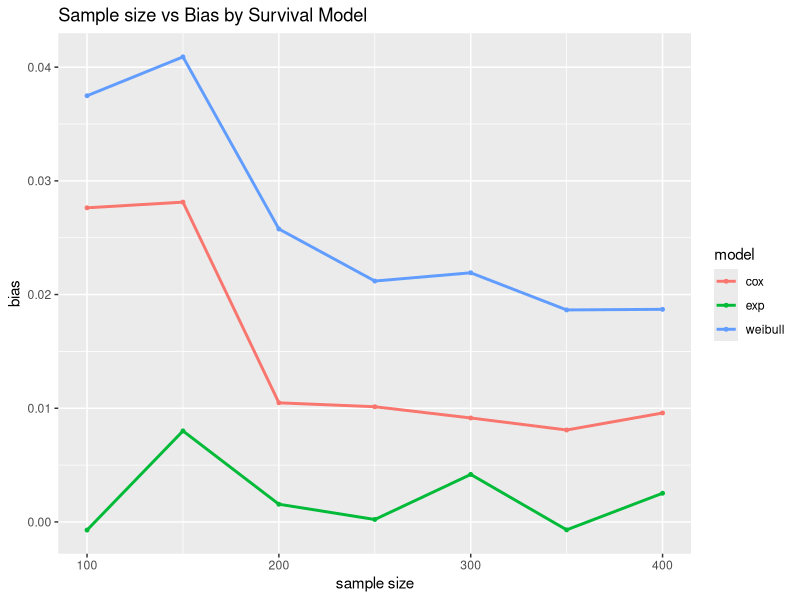

Recreate this plot in R. (Note: this script raises an error after producing the figure.)
## ---- chunk 1
knitr::opts_chunk$set(echo = TRUE)
## ---- chunk 2
knitr::opts_chunk$set(echo = TRUE)
## ---- chunk 3
library(survival)
library(tidyverse)
## ---- chunk 4
set.seed(2023)
simdata = function(n, distribution,b1,lambda=0.5, gamma=2,alpha=0.5) {
  exponential = function(u, x, lambda, b1) {
    time = -log(u) / (exp(x * b1) * lambda) }  
  weibull = function(u, x, lambda, gamma, b1) {
    time = ( -log(u) / (exp(x * b1) * lambda) ) ^ (1 / gamma) }
  gompertz = function(u, x, lambda, alpha, b1) {
    time = (1/alpha) * log( 1 - (alpha * log(u) / (lambda * exp(b1 * x))) ) }
  x = rbinom(n, 1, 0.5)
  u = runif(n)
  if (distribution == "exponential") {
    time = exponential(u, x, lambda, b1) } 
  else if (distribution == "weibull") {
    time = weibull(u, x, lambda, gamma,b1) }
  else { 
    time = gompertz(u, x, lambda, alpha, b1) } 
  
  time[time < 1/365] = 1/365
  time[time == 1 / 365] = time[time == 1 / 365] + rnorm(length(time[time == 1 / 365]), 0, 1e-4)
  time = abs(time)
  e=as.numeric(time<5)
  time=pmin(time,5)
  
  # data set
  survival_data = data.frame(id=1:n,
                             time = time,
                             x = x,
                             event=e)
}
## ---- chunk 5
set.seed(2023)
simulate = function(sim, n, b1, dist = "exponential") {
  # Set up coefficient vectors
  exp_beta = rep(NA, sim)
  weibull_beta = rep(NA, sim)
  gompertz_beta = rep(NA, sim)
  
 
    
    for (i in 1:sim) {
      
      data = simdata(n, distribution = dist,b1, 
                           lambda = 0.5, gamma = 2,alpha=0.5)
      
      fit.exponential = survreg(Surv(data$time, data$event) ~ data$x, 
                                dist = "exponential") 
      fit.weibull = survreg(Surv(data$time, data$event) ~ data$x, 
                            dist = "weibull")
      fit.gompertz = coxph(Surv(data$time, data$event) ~ data$x)
      
       
      exp_beta[i] = -fit.exponential$coefficients[-1]
      weibull_beta[i] = -fit.weibull$coefficients[-1] / fit.weibull$scale
      gompertz_beta[i] = fit.gompertz$coefficients[1]
      
    }
    
   
  
  coef = tibble(exp = exp_beta,
                weibull = weibull_beta,
                gompertz=gompertz_beta)
  
  exp_bias = (sum(exp_beta - b1)) / sim 
  weibull_bias = (sum(weibull_beta - b1)) / sim
  gompertz_bias = (sum(gompertz_beta - b1)) / sim
  exp_MSE = (sum((b1 - exp_beta)^2)) / sim
  weibull_MSE = (sum((b1 - weibull_beta)^2)) / sim
  gompertz_MSE = (sum((b1 - gompertz_beta)^2)) / sim
  exp_var=var(exp_beta)
  weibull_var=var(weibull_beta)
  gompertz_var=var(gompertz_beta)
  char = tibble(model = c("exp", "weibull","cox"),
                bias=c(exp_bias,weibull_bias,gompertz_bias),
                mse = c(exp_MSE, weibull_MSE, gompertz_MSE),
                variance=c(exp_var,weibull_var,gompertz_var))
  
  results = list(coef, char)
  names(results) = c("coefficients", "performance")
  return(results)
  }
  

## ---- chunk 6
set.seed(2023)
sim_results = 
  tibble(sample_size = c(100,150,200,250,300,350,400)) %>% 
  mutate(
    output= map(.x = sample_size, ~simulate(sim = 1000, n = .x, b1 = 2, 
                                                        dist = "exponential")$performance),
                output = map(.x = output, ~mutate(.x)))
temp1 = sim_results %>% unnest(output)
## ---- chunk 7
exp_bias=ggplot(temp1, aes(x = sample_size, y = bias, color = model)) +
  geom_point(size = 1) +
  geom_line(size = 1) +
  xlab("sample size") +
  labs(
       title="Sample size vs Bias by Survival Model") + 
  theme(plot.caption = element_text(hjust = 0.5, size = rel(1.2)))
weibull_bias
ggsave(file="results/weibull_bias.pdf",width=8,height=5)

## ---- chunk 8
exp_mse=ggplot(temp1, aes(x = sample_size, y = mse, color = model)) +
  geom_point(size = 1) +
  geom_line(size = 1) +
  xlab("sample size") +
  labs(
       title="Sample size vs MSE by Survival Model") + 
  theme(plot.caption = element_text(hjust = 0.5, size = rel(1.2)))
exp_mse
ggsave(file="results/exp_mse.pdf",width=8,height=5)
## ---- chunk 9
exp_var=ggplot(temp1, aes(x = sample_size, y = variance, color = model)) +
  geom_point(size = 1) +
  geom_line(size = 1) +
  xlab("sample size") +
  labs(
       title="Sample size vs Variance by Survival Model") + 
  theme(plot.caption = element_text(hjust = 0.5, size = rel(1.2)))
exp_var
ggsave(file="results/exp_var.pdf",width=8,height=5)
